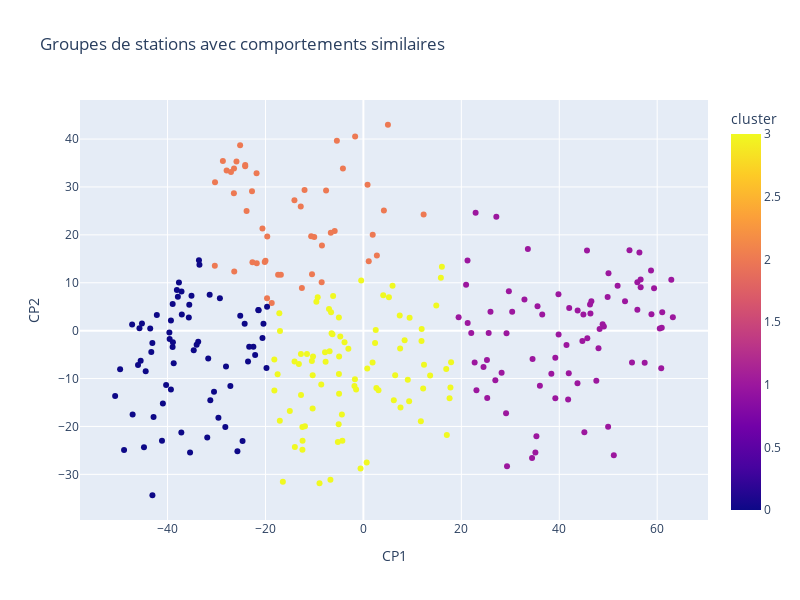

Source (notebook cell):
### Code cell
from sklearn.cluster import KMeans

n_clusters = 4  # À ajuster selon votre besoin
kmeans = KMeans(n_clusters=n_clusters, random_state=0)
pca_df['cluster'] = kmeans.fit_predict(X_pca[:, :2])

# Visualiser les clusters
fig = px.scatter(
    pca_df, 
    x='CP1', 
    y='CP2', 
    color='cluster',
    hover_name='Nom_station',
    title="Groupes de stations avec comportements similaires",
    width=800, 
    height=600
)
fig.show()

### Figure 1 — Plotly figure (JSON) as saved in the notebook; plotly's stock layout.template omitted (floating-point values rounded to 4 significant figures; data arrays with more than 128 entries replaced by an {"elided": "..."} marker saying what was removed)
{"data": [{"hovertemplate": "<b>%{hovertext}</b><br><br>CP1=%{x}<br>CP2=%{y}<br>cluster=%{marker.color}<extra></extra>", "hovertext": {"elided": "275 str values"}, "legendgroup": "", "marker": {"color": {"elided": "275 int values"}, "coloraxis": "coloraxis", "symbol": "circle"}, "mode": "markers", "name": "", "orientation": "v", "showlegend": false, "type": "scatter", "x": {"elided": "275 float values"}, "xaxis": "x", "y": {"elided": "275 float values"}, "yaxis": "y"}], "layout": {"coloraxis": {"colorbar": {"title": {"text": "cluster"}}, "colorscale": [[0, "#0d0887"], [0.1111, "#46039f"], [0.2222, "#7201a8"], [0.3333, "#9c179e"], [0.4444, "#bd3786"], [0.5556, "#d8576b"], [0.6667, "#ed7953"], [0.7778, "#fb9f3a"], [0.8889, "#fdca26"], [1, "#f0f921"]]}, "height": 600, "legend": {"tracegroupgap": 0}, "title": {"text": "Groupes de stations avec comportements similaires"}, "width": 800, "xaxis": {"anchor": "y", "domain": [0, 1], "title": {"text": "CP1"}}, "yaxis": {"anchor": "x", "domain": [0, 1], "title": {"text": "CP2"}}}}
